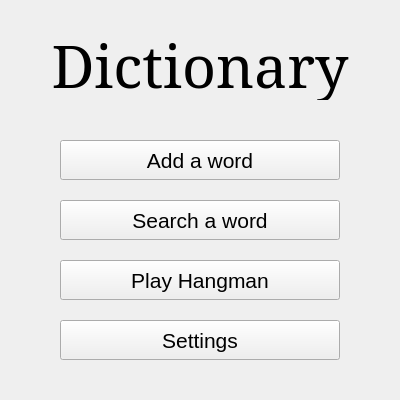
<?xml version="1.0" encoding="UTF-8"?>
<ui version="4.0">
 <class>MainWindow</class>
 <widget class="QMainWindow" name="MainWindow">
  <property name="geometry">
   <rect>
    <x>0</x>
    <y>0</y>
    <width>400</width>
    <height>400</height>
   </rect>
  </property>
  <property name="windowTitle">
   <string>Dictionary</string>
  </property>
  <widget class="QWidget" name="centralwidget">
   <widget class="QLabel" name="label">
    <property name="geometry">
     <rect>
      <x>30</x>
      <y>30</y>
      <width>340</width>
      <height>70</height>
     </rect>
    </property>
    <property name="maximumSize">
     <size>
      <width>380</width>
      <height>80</height>
     </size>
    </property>
    <property name="font">
     <font>
      <family>Elephant</family>
      <pointsize>44</pointsize>
     </font>
    </property>
    <property name="text">
     <string>Dictionary</string>
    </property>
    <property name="alignment">
     <set>Qt::AlignCenter</set>
    </property>
   </widget>
   <widget class="QPushButton" name="pushButton">
    <property name="geometry">
     <rect>
      <x>60</x>
      <y>140</y>
      <width>280</width>
      <height>40</height>
     </rect>
    </property>
    <property name="font">
     <font>
      <pointsize>16</pointsize>
     </font>
    </property>
    <property name="text">
     <string>Add a word</string>
    </property>
   </widget>
   <widget class="QPushButton" name="pushButton_2">
    <property name="geometry">
     <rect>
      <x>60</x>
      <y>200</y>
      <width>280</width>
      <height>40</height>
     </rect>
    </property>
    <property name="font">
     <font>
      <pointsize>16</pointsize>
     </font>
    </property>
    <property name="text">
     <string>Search a word</string>
    </property>
   </widget>
   <widget class="QPushButton" name="pushButton_3">
    <property name="geometry">
     <rect>
      <x>60</x>
      <y>260</y>
      <width>280</width>
      <height>40</height>
     </rect>
    </property>
    <property name="font">
     <font>
      <pointsize>16</pointsize>
     </font>
    </property>
    <property name="text">
     <string>Play Hangman</string>
    </property>
   </widget>
   <widget class="QPushButton" name="pushButton_4">
    <property name="geometry">
     <rect>
      <x>60</x>
      <y>320</y>
      <width>280</width>
      <height>40</height>
     </rect>
    </property>
    <property name="font">
     <font>
      <pointsize>16</pointsize>
     </font>
    </property>
    <property name="text">
     <string>Settings</string>
    </property>
   </widget>
  </widget>
 </widget>
 <tabstops>
  <tabstop>pushButton</tabstop>
  <tabstop>pushButton_2</tabstop>
  <tabstop>pushButton_3</tabstop>
  <tabstop>pushButton_4</tabstop>
 </tabstops>
 <resources/>
 <connections/>
</ui>
